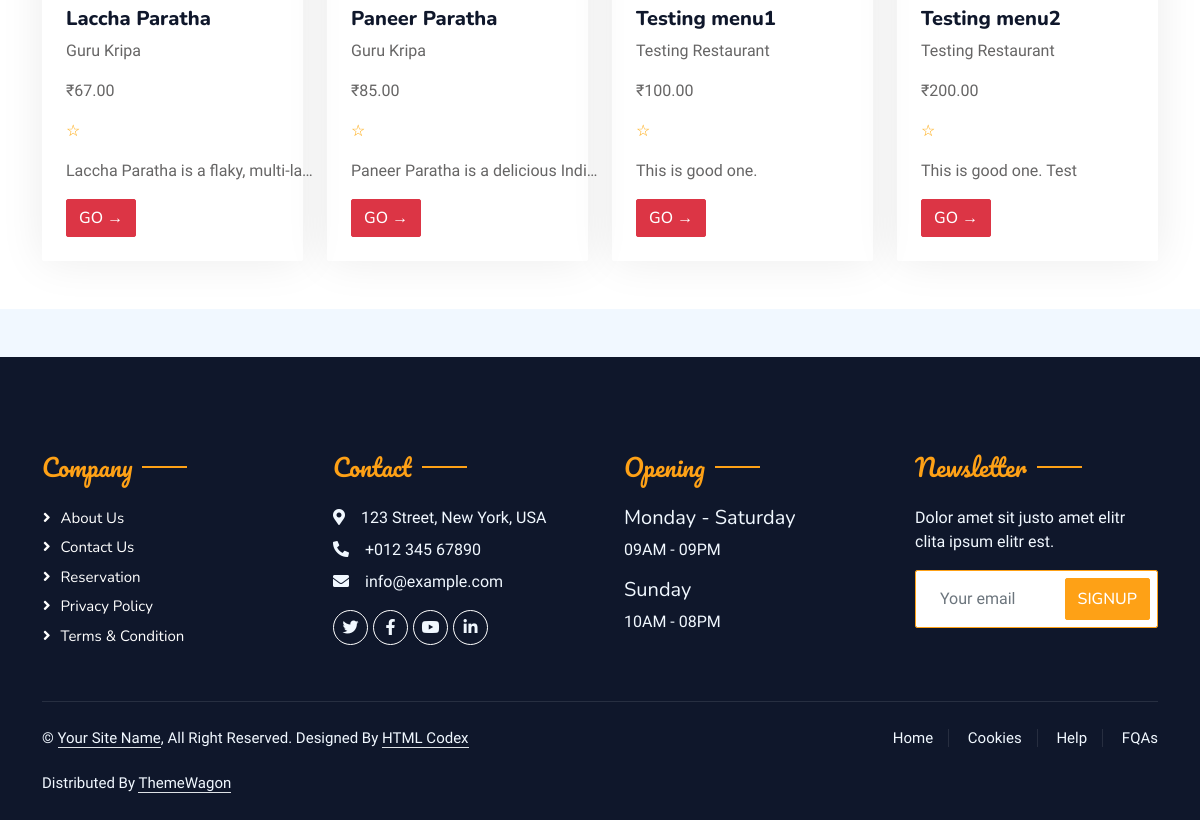
Before: / (lower part) with the older database file.
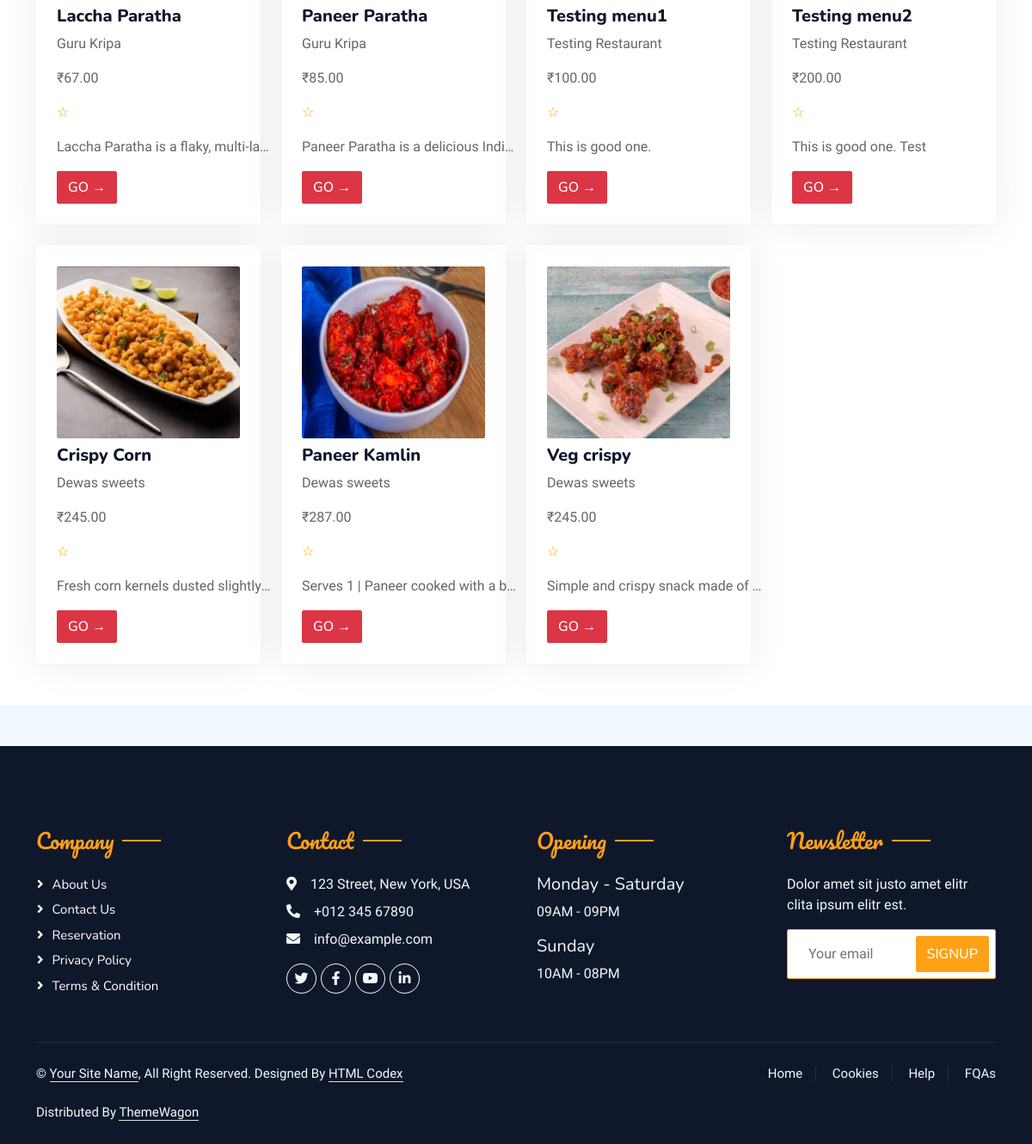
After: the same page with the newer database file.
### menu/models.py (models this page shows, shortened)
class Menu(models.Model):
    restaurant = models.ForeignKey(Restaurant, on_delete=models.CASCADE)  # ForeignKey to Restaurant
    name = models.CharField(max_length=255)
    description = models.TextField()
    type = models.CharField(max_length=255)
    price = models.DecimalField(max_digits=10, decimal_places=2)
    available = models.BooleanField(blank=True, default=True)
    cuisine = models.CharField(max_length=255, blank=True)
    img1 = models.ImageField(upload_to='menu_images/', null=True, blank=True)

### restaurant/models.py (models this page shows)
class Restaurant(models.Model):
    user = models.ForeignKey(User, on_delete=models.CASCADE,
                    limit_choices_to={'user_type': 'Foodprovider'})  # ForeignKey to User
    name = models.CharField(max_length=255)
    city = models.CharField(max_length=255)
    address = models.TextField()
    mobile = models.CharField(max_length=15)
    desc = models.TextField(blank=True, null=True)
    is_verified = models.BooleanField(default=False)
    veg_or_nonveg = models.CharField(max_length=255, choices=VEG_OR_NONVEG_CHOICES)
    no_of_chefs = models.PositiveIntegerField()
    start_date = models.DateField(blank=True, null=True)
    img1 = models.ImageField(upload_to='restaurant_images/', null=True, blank=True)
    img2 = models.ImageField(upload_to='restaurant_images/', null=True, blank=True)
    img3 = models.ImageField(upload_to='restaurant_images/', null=True, blank=True)
    img4 = models.ImageField(upload_to='restaurant_images/', null=True, blank=True)
    def __str__(self):
        return self.name

### user/views.py (the view, shortened to what this page needs)
# urls.py: 2. Add a URL to urlpatterns:  path('', views.home, name='home')
def home(request):
    try:
        if request.user.is_authenticated:
            userAddress = Address.objects.get(user=request.user)
            userCityRestaurants = Restaurant.objects.filter(city=userAddress.city)
        else:
            userCityRestaurants = Restaurant.objects.all()
        foodNameRestaurant = request.GET.get('search-food-restaurant')
        price = request.GET.get('price')
        url = ""
        restaurantUrl = ""
        foodRestaurant = Menu.objects.filter(restaurant__in=userCityRestaurants)
        foodRestaurant = foodRestaurant.annotate(averageRating=Avg('review__rating'))
        context = {
            'foods': foodRestaurant,
            'url' : url,
            'restaurantUrl': restaurantUrl
        }
    except Address.DoesNotExist:
        context = {
            'foods': foodRestaurant,
            'url' : url,
            'restaurantUrl': restaurantUrl
        }
    return render(request, 'home.html', context)

### templates/home.html (shortened to what this page needs)
{% extends 'base.html' %}
{% block content %}
{% load static %}
<div class="container-xxl bg-white p-0">
    <div class="container-xxl py-5">
        <div class="container">
            <div class="row g-4 mt-2">
                {% for menu in foods %}
                    <div class="col-lg-3 col-sm-6 wow fadeInUp" data-wow-delay="0.1s">
                        <div class="service-item rounded pt-3">
                            <div class="p-4">
                                <img class="img-fluid rounded w-100 wow zoomIn" data-wow-delay="0.3s" src="{{menu.img1.url}}" style="height: 200px; margin-top: -15px;">
                                <h5 class="mt-2">{{menu.name}}</h5>
                                <p>{{menu.restaurant}}</p>
                                <p>₹{{menu.price}}</p>
                                {% if menu.average_rating %}
                                    <p>{{menu.average_rating|floatformat:0}} <span style="color: orange;">&#9733;</span></p>
                                {% else %}
                                    <p><span style="color: orange;">&#9734;</span></p>
                                {% endif %}
                                <p class="text" style="display: block; width: 250px; overflow: hidden; white-space: nowrap; text-overflow: ellipsis;">{{menu.description}}</p>
                                <a href="/foodprovider/restaurant_info/{{menu.restaurant.id}}" class="btn btn-danger">Go &#8594;</a>
                            </div>
                        </div>
                    </div>
                {% endfor %}
            </div>
        </div>
    </div>
</div>
{% endblock content %}

### templates/base.html (shortened to what this page needs)
<!DOCTYPE html>
{% load static %}
<html lang="en">
<head>
    <link href="https://cdnjs.cloudflare.com/ajax/libs/font-awesome/5.10.0/css/all.min.css" rel="stylesheet">
    <link href="https://cdn.jsdelivr.net/npm/bootstrap-icons@1.4.1/font/bootstrap-icons.css" rel="stylesheet">
    <link href="{% static 'lib/animate/animate.min.css' %}" rel="stylesheet">
    <link href="{% static 'lib/owlcarousel/assets/owl.carousel.min.css' %}" rel="stylesheet">
    <link href="{% static 'lib/tempusdominus/css/tempusdominus-bootstrap-4.min.css' %}" rel="stylesheet" />
    <link href="{% static 'css/bootstrap.min.css' %}" rel="stylesheet">
    <link href="{% static 'css/style.css' %}" rel="stylesheet">
</head>
<body>
    {% block content %} {% endblock content %}
    {% include 'footer.html' %}
</body>
</html>

### templates/footer.html
<div class="container-fluid bg-dark text-light footer pt-5 mt-5 wow fadeIn" data-wow-delay="0.1s">
    <div class="container py-5">
        <div class="row g-5">
            <div class="col-lg-3 col-md-6">
                <h4 class="section-title ff-secondary text-start text-primary fw-normal mb-4">Company</h4>
                <a class="btn btn-link" href="">About Us</a>
                <a class="btn btn-link" href="">Contact Us</a>
                <a class="btn btn-link" href="">Reservation</a>
                <a class="btn btn-link" href="">Privacy Policy</a>
                <a class="btn btn-link" href="">Terms & Condition</a>
            </div>
            <div class="col-lg-3 col-md-6">
                <h4 class="section-title ff-secondary text-start text-primary fw-normal mb-4">Contact</h4>
                <p class="mb-2"><i class="fa fa-map-marker-alt me-3"></i>123 Street, New York, USA</p>
                <p class="mb-2"><i class="fa fa-phone-alt me-3"></i>+012 345 67890</p>
                <p class="mb-2"><i class="fa fa-envelope me-3"></i>info@example.com</p>
                <div class="d-flex pt-2">
                    <a class="btn btn-outline-light btn-social" href=""><i class="fab fa-twitter"></i></a>
                    <a class="btn btn-outline-light btn-social" href=""><i class="fab fa-facebook-f"></i></a>
                    <a class="btn btn-outline-light btn-social" href=""><i class="fab fa-youtube"></i></a>
                    <a class="btn btn-outline-light btn-social" href=""><i class="fab fa-linkedin-in"></i></a>
                </div>
            </div>
            <div class="col-lg-3 col-md-6">
                <h4 class="section-title ff-secondary text-start text-primary fw-normal mb-4">Opening</h4>
                <h5 class="text-light fw-normal">Monday - Saturday</h5>
                <p>09AM - 09PM</p>
                <h5 class="text-light fw-normal">Sunday</h5>
                <p>10AM - 08PM</p>
            </div>
            <div class="col-lg-3 col-md-6">
                <h4 class="section-title ff-secondary text-start text-primary fw-normal mb-4">Newsletter</h4>
                <p>Dolor amet sit justo amet elitr clita ipsum elitr est.</p>
                <div class="position-relative mx-auto" style="max-width: 400px;">
                    <input class="form-control border-primary w-100 py-3 ps-4 pe-5" type="text" placeholder="Your email">
                    <button type="button" class="btn btn-primary py-2 position-absolute top-0 end-0 mt-2 me-2">SignUp</button>
                </div>
            </div>
        </div>
    </div>
    <div class="container">
        <div class="copyright">
            <div class="row">
                <div class="col-md-6 text-center text-md-start mb-3 mb-md-0">
                    &copy; <a class="border-bottom" href="#">Your Site Name</a>, All Right Reserved.
                    Designed By <a class="border-bottom" href="https://htmlcodex.com">HTML Codex</a><br><br>
                    Distributed By <a class="border-bottom" href="https://themewagon.com" target="_blank">ThemeWagon</a>
                </div>
                <div class="col-md-6 text-center text-md-end">
                    <div class="footer-menu">
                        <a href="">Home</a>
                        <a href="">Cookies</a>
                        <a href="">Help</a>
                        <a href="">FQAs</a>
                    </div>
                </div>
            </div>
        </div>
    </div>
</div>

### static/css/style.css (style rules this page uses)
:root { --primary: #FEA116; --light: #F1F8FF; --dark: #0F172B; }
.ff-secondary { font-family: 'Pacifico', cursive; }
.btn { font-family: 'Nunito', sans-serif; font-weight: 500; text-transform: uppercase; transition: .5s; }
.btn.btn-primary, .btn.btn-secondary { color: #FFFFFF; }
.section-title { position: relative; display: inline-block; }
.section-title::before { position: absolute; content: ""; width: 45px; height: 2px; top: 50%; left: -55px; margin-top: -1px; background: var(--primary); }
.section-title::after { position: absolute; content: ""; width: 45px; height: 2px; top: 50%; right: -55px; margin-top: -1px; background: var(--primary); }
.section-title.text-start::before, .section-title.text-end::after { display: none; }
.service-item { box-shadow: 0 0 45px rgba(0, 0, 0, .08); transition: .5s; }
.footer .btn.btn-social { margin-right: 5px; width: 35px; height: 35px; display: flex; align-items: center; justify-content: center; color: var(--light); border: 1px solid #FFFFFF; border-radius: 35px; transition: .3s; }
.footer .btn.btn-link { display: block; margin-bottom: 5px; padding: 0; text-align: left; color: #FFFFFF; font-size: 15px; font-weight: normal; text-transform: capitalize; transition: .3s; }
.footer .btn.btn-link::before { position: relative; content: "\f105"; font-family: "Font Awesome 5 Free"; font-weight: 900; margin-right: 10px; }
.footer .copyright { padding: 25px 0; font-size: 15px; border-top: 1px solid rgba(256, 256, 256, .1); }
.footer .copyright a { color: var(--light); }
.footer .footer-menu a { margin-right: 15px; padding-right: 15px; border-right: 1px solid rgba(255, 255, 255, .1); }
.footer .footer-menu a:last-child { margin-right: 0; padding-right: 0; border-right: none; }

Changed rows visible on the page:
added Menu: img1 (picture), name "Crispy Corn", restaurant "Dewas sweets", price "245.00", description "Fresh corn kernels dusted slightly…"
added Menu: img1 (picture), name "Paneer Kamlin", restaurant "Dewas sweets", price "287.00", description "Serves 1 | Paneer cooked with a b…"
added Menu: img1 (picture), name "Veg crispy", restaurant "Dewas sweets", price "245.00", description "Simple and crispy snack made of…"
